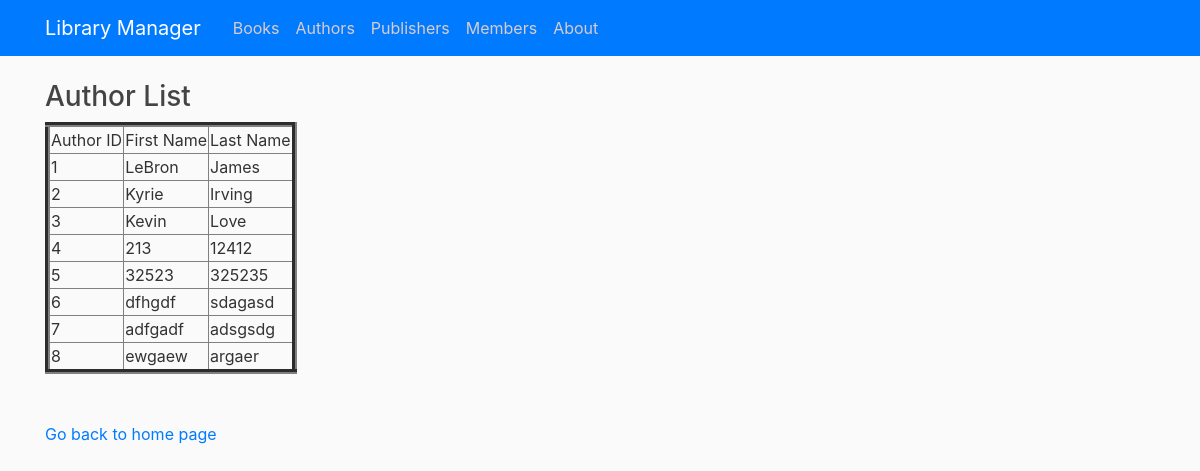
Screenshot of /viewauthor with the database file from the repository.
### tables this page shows
CREATE TABLE Author (authorId INTEGER PRIMARY KEY AUTOINCREMENT, firstName TEXT NOT NULL, lastName TEXT NOT NULL);

### library/routes.py (the view)
@app.route("/viewauthor")
def viewAuthor():
    con = sqlite3.connect("book.db")
    con.row_factory = sqlite3.Row
    cur = con.cursor()
    cur.execute("select * from Author")
    rows = cur.fetchall()
    return render_template("view_authors.html",rows = rows)

### library/templates/view_authors.html (shortened to what this page needs)
{% extends "layout.html" %}
{% block content %}
<!DOCTYPE html>
<html>
<head>
</head>
<body>
    <h3>Author List</h3>
    <table border=5>
        <thead>
            <td>Author ID</td>
            <td>First Name</td>
            <td>Last Name</td>
        </thead>
        {% for row in rows %}
        <tr>
            <td>{{row["authorId"]}}</td>
            <td>{{row["firstName"]}}</td>
            <td>{{row["lastName"]}}</td>
        </tr>
        {% endfor %}
    </table>
    <br><br>
    <a href="/">Go back to home page</a>
</body>
</html>
{% endblock content %}

### library/static/main.css (style rules this page uses)
body { background: #fafafa; color: #333333; margin-top: 5rem; }
h1, h2, h3, h4, h5, h6 { color: #444444; }

### rows the page displays
Author: authorId "1", firstName "LeBron", lastName "James"
Author: authorId "2", firstName "Kyrie", lastName "Irving"
Author: authorId "3", firstName "Kevin", lastName "Love"
Author: authorId "4", firstName "213", lastName "12412"
Author: authorId "5", firstName "32523", lastName "325235"
Author: authorId "6", firstName "dfhgdf", lastName "sdagasd"
Author: authorId "7", firstName "adfgadf", lastName "adsgsdg"
Author: authorId "8", firstName "ewgaew", lastName "argaer"
